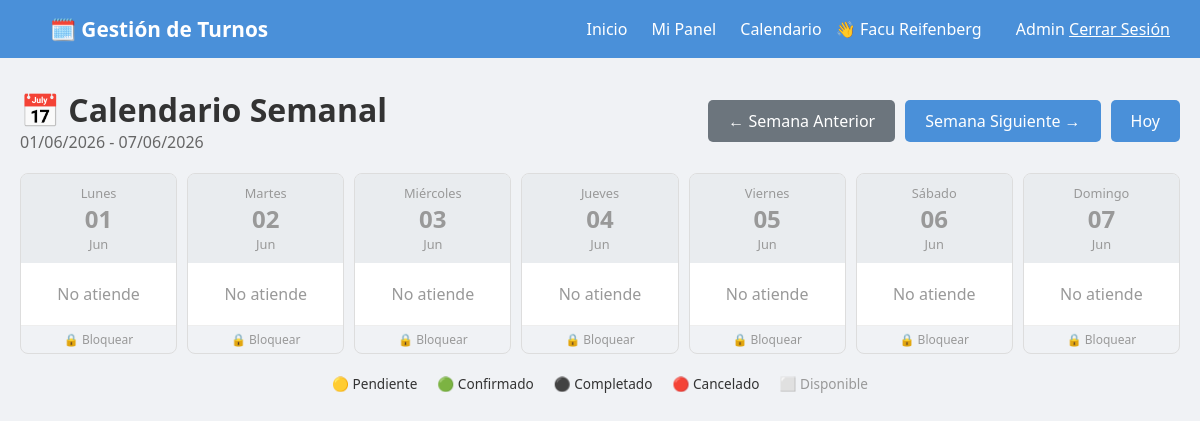
Page /profesional/calendario/?fecha=2026-06-01 (signed in) on the earlier database version.
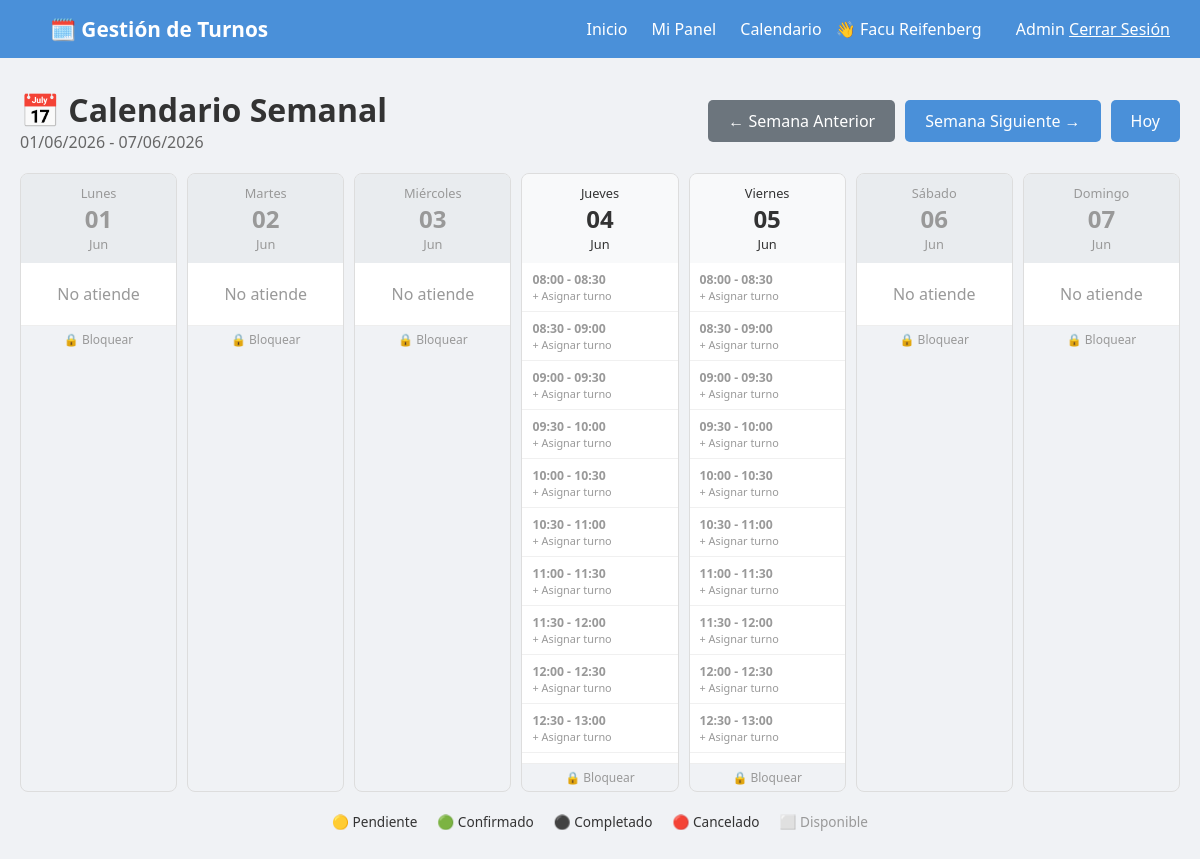
Same page on the later database version.
### agendas/models.py (models this page shows, shortened)
class HorarioAtencion(ModeloBase):
    DIAS = [
        (0, 'Lunes'),
        (1, 'Martes'),
        (2, 'Miércoles'),
        (3, 'Jueves'),
        (4, 'Viernes'),
        (5, 'Sábado'),
        (6, 'Domingo'),
    ]
    agenda = models.ForeignKey(
        Agenda,
        on_delete=models.CASCADE,
        related_name='horarios',
        verbose_name='Agenda'
    )
    dia = models.IntegerField(choices=DIAS, verbose_name='Día')
    hora_inicio = models.TimeField(verbose_name='Hora de Inicio')
    hora_fin = models.TimeField(verbose_name='Hora de Fin')
    duracion_turno = models.IntegerField(
        verbose_name='Duración del turno (minutos)'
    )
    class Meta:
        verbose_name = 'Horario de Atención'
        verbose_name_plural = 'Horarios de Atención'
        ordering = ['dia', 'hora_inicio']

### turnos_profesionales/views.py (the view)
# urls.py: path('calendario/', views.calendario_semanal, name='calendario_semanal'),
@login_required
def calendario_semanal(request):
    if request.user.rol not in ['profesional', 'secretaria']:
        return redirect('home')
    if request.user.rol == 'secretaria':
        profesional_id = request.GET.get('profesional')
        if profesional_id:
            profesional = get_object_or_404(Profesional, id=profesional_id)
        else:
            profesional = Profesional.objects.filter(
                establecimientos=request.user.establecimiento, activo=True
            ).first()
            if not profesional:
                messages.error(request, 'No hay profesionales en el consultorio.')
                return redirect('panel_secretaria')
    else:
        profesional = get_object_or_404(Profesional, usuario=request.user)
    fecha_str = request.GET.get('fecha')
    if fecha_str:
        try:
            fecha_base = datetime.strptime(fecha_str, '%Y-%m-%d').date()
        except ValueError:
            fecha_base = date.today()
    else:
        fecha_base = date.today()
    hoy = date.today()
    lunes = fecha_base - timedelta(days=fecha_base.weekday())
    dias_semana = []
    nombres_dias = ['Lunes', 'Martes', 'Miércoles', 'Jueves', 'Viernes', 'Sábado', 'Domingo']
    for i in range(7):
        dia = lunes + timedelta(days=i)
        turnos_dia = TurnoProfesional.objects.filter(
            profesional=profesional,
            fecha=dia
        ).order_by('hora_inicio')
        agenda = Agenda.objects.filter(
            profesional=profesional,
            activo=True,
            fecha_inicio__lte=dia
        ).filter(
            Q(fecha_fin__isnull=True) | Q(fecha_fin__gte=dia)
        ).first()
        bloqueos_dia = []
        if agenda:
            bloqueos_dia = BloqueoAgenda.objects.filter(
                agenda=agenda,
                fecha=dia,
                activo=True
            )
        horarios_dia = []
        if agenda:
            horarios = HorarioAtencion.objects.filter(
                agenda=agenda,
                dia=dia.weekday()
            )
            for h in horarios:
                hora_actual = h.hora_inicio
                while hora_actual < h.hora_fin:
                    hora_fin_slot = (datetime.combine(dia, hora_actual) +
                                    timedelta(minutes=h.duracion_turno)).time()
                    if hora_fin_slot <= h.hora_fin:
                        turno_en_slot = None
                        for t in turnos_dia:
                            if t.hora_inicio == hora_actual:
                                turno_en_slot = t
                                break
                        slot_bloqueado = False
                        for b in bloqueos_dia:
                            if b.hora_inicio is None and b.hora_fin is None:
                                slot_bloqueado = True
                            elif b.hora_inicio and b.hora_fin:
                                if hora_actual >= b.hora_inicio and hora_fin_slot <= b.hora_fin:
                                    slot_bloqueado = True
                        if not slot_bloqueado:
                            horarios_dia.append({
                                'hora_inicio': hora_actual,
                                'hora_fin': hora_fin_slot,
                                'turno': turno_en_slot,
                                'disponible': turno_en_slot is None
                            })
                    hora_actual = hora_fin_slot
        dia_completo_bloqueado = False
        for b in bloqueos_dia:
            if b.hora_inicio is None and b.hora_fin is None:
                dia_completo_bloqueado = True
                break
        dias_semana.append({
            'fecha': dia,
            'nombre': nombres_dias[i],
            'es_hoy': dia == hoy,
            'atiende': len(horarios_dia) > 0,
            'bloqueado': dia_completo_bloqueado,
            'bloqueos': bloqueos_dia,
            'horarios': horarios_dia,
            'total_turnos': turnos_dia.count()
        })
    semana_anterior = lunes - timedelta(days=7)
    semana_siguiente = lunes + timedelta(days=7)
    profesionales_consultorio = None
    if request.user.rol == 'secretaria':
        profesionales_consultorio = Profesional.objects.filter(
            establecimientos=request.user.establecimiento, activo=True
        )
    return render(request, 'turnos_profesionales/calendario.html', {
        'profesional': profesional,
        'dias_semana': dias_semana,
        'lunes': lunes,
        'domingo': lunes + timedelta(days=6),
        'semana_anterior': semana_anterior.strftime('%Y-%m-%d'),
        'semana_siguiente': semana_siguiente.strftime('%Y-%m-%d'),
        'hoy': hoy,
        'profesionales_consultorio': profesionales_consultorio,
    })

### turnos_profesionales/templates/turnos_profesionales/calendario.html (shortened to what the changed rows need)
{% extends 'core_app/base.html' %}
{% block content %}
<div style="display: flex; justify-content: space-between; align-items: center; margin-bottom: 20px;">
    <div>
        <h1>📅 Calendario Semanal</h1>
    </div>
</div>
<div style="display: grid; grid-template-columns: repeat(7, 1fr); gap: 10px;">
    {% for dia in dias_semana %}
    <div style="
        border-radius: 8px;
        overflow: hidden;
        {% if dia.es_hoy %}border: 2px solid #4A90D9;{% else %}border: 1px solid #ddd;{% endif %}
    ">
        <div style="
            padding: 10px;
            text-align: center;
            {% if dia.bloqueado %}
                background: #dc3545;
                color: white;
            {% elif dia.es_hoy %}
                background: #4A90D9;
                color: white;
            {% elif dia.atiende %}
                background: #f8f9fa;
            {% else %}
                background: #e9ecef;
                color: #999;
            {% endif %}
        ">
            <div style="font-size: 0.8em;">{{ dia.nombre }}</div>
            <div style="font-size: 1.5em; font-weight: bold;">{{ dia.fecha|date:"d" }}</div>
            <div style="font-size: 0.8em;">{{ dia.fecha|date:"M" }}</div>
        </div>
        <div style="max-height: 500px; overflow-y: auto; background: white;">
            {% if dia.atiende %}
                {% for slot in dia.horarios %}
                <div style="
                    padding: 8px 10px;
                    border-bottom: 1px solid #f0f0f0;
                    font-size: 0.85em;
                    cursor: pointer;
                    {% if slot.turno %}
                        {% if slot.turno.estado == 'confirmado' %}
                            background: #d4edda;
                            border-left: 3px solid #28a745;
                        {% elif slot.turno.estado == 'pendiente' %}
                            background: #fff3cd;
                            border-left: 3px solid #ffc107;
                        {% elif slot.turno.estado == 'completado' %}
                            background: #e2e3e5;
                            border-left: 3px solid #6c757d;
                        {% elif slot.turno.estado == 'cancelado' %}
                            background: #f8d7da;
                            border-left: 3px solid #dc3545;
                        {% else %}
                            border-left: 3px solid #ddd;
                        {% endif %}
                    {% else %}
                        color: #999;
                    {% endif %}
                " onclick="{% if slot.turno %}window.location='{% url 'ficha_paciente' slot.turno.paciente.id %}'{% else %}window.location='{% url 'asignar_turno_calendario' %}?fecha={{ dia.fecha|date:'Y-m-d' }}&hora={{ slot.hora_inicio|time:'H:i' }}'{% endif %}">
                    <div style="font-weight: bold; font-size: 0.9em;">
                        {{ slot.hora_inicio|time:"H:i" }} - {{ slot.hora_fin|time:"H:i" }}
                    </div>
                    {% if slot.turno %}
                        <div>{{ slot.turno.paciente.nombre_completo }}</div>
                        {% if slot.turno.tipo_consulta %}
                            <div style="color: #666; font-size: 0.8em;">{{ slot.turno.tipo_consulta }}</div>
                        {% endif %}
                        {% if slot.turno.paciente.sesiones_restantes is not None %}
                            <div style="font-size: 0.75em;
                                        {% if slot.turno.paciente.sesiones_restantes <= 3 %}
                                            color: #dc3545; font-weight: bold;
                                        {% elif slot.turno.paciente.sesiones_restantes <= 7 %}
                                            color: #ffc107;
                                        {% else %}
                                            color: #28a745;
                                        {% endif %}">
                                🎫 {{ slot.turno.paciente.sesiones_restantes }} ses.
                            </div>
                        {% endif %}
                    {% else %}
                        <div style="font-size: 0.8em;">+ Asignar turno</div>
                    {% endif %}
                </div>
                {% endfor %}
            {% else %}
                <div style="padding: 20px; text-align: center; color: #999;">
                    No atiende
                </div>
            {% endif %}
        </div>
        <div style="padding: 5px; text-align: center; border-top: 1px solid #eee; font-size: 0.75em;">
            {% if dia.bloqueado %}
                {% for bloqueo in dia.bloqueos %}
                    <a href="{% url 'desbloquear_dia' bloqueo.id %}"
                    style="color: #dc3545; text-decoration: none;"
                    onclick="return confirm('¿Desbloquear este día?')">
                        🔓 Desbloquear
                    </a>
                    <br><span style="color: #999;">{{ bloqueo.motivo }}</span>
                {% endfor %}
            {% else %}
                <a href="#"
                onclick="mostrarFormBloqueo('{{ dia.fecha|date:'Y-m-d' }}')"
                style="color: #999; text-decoration: none;">
                    🔒 Bloquear
                </a>
            {% endif %}
        </div>
    </div>
    {% endfor %}
</div>
{% endblock %}

Differences in the rows shown:
added HorarioAtencion: hora_inicio "08:00"
added HorarioAtencion: hora_inicio "08:00"
Other differences:
list line gone: "No atiende"
new list line: "- 08:30 + Asignar turno 08:30 - 09:00 + Asignar turno 09:00 - 09:30 + Asignar turno 09:30 - 10:00 + Asignar turno 10:00 - 10:30 + Asignar turno 10:30 - 11:00 + Asignar turno 11:00 - 11:30 + Asignar turno 11:30 - 12:00 + Asignar turno 12:00 - 12:30 + Asignar turno 12:30 - 13:00 + Asignar turno"
